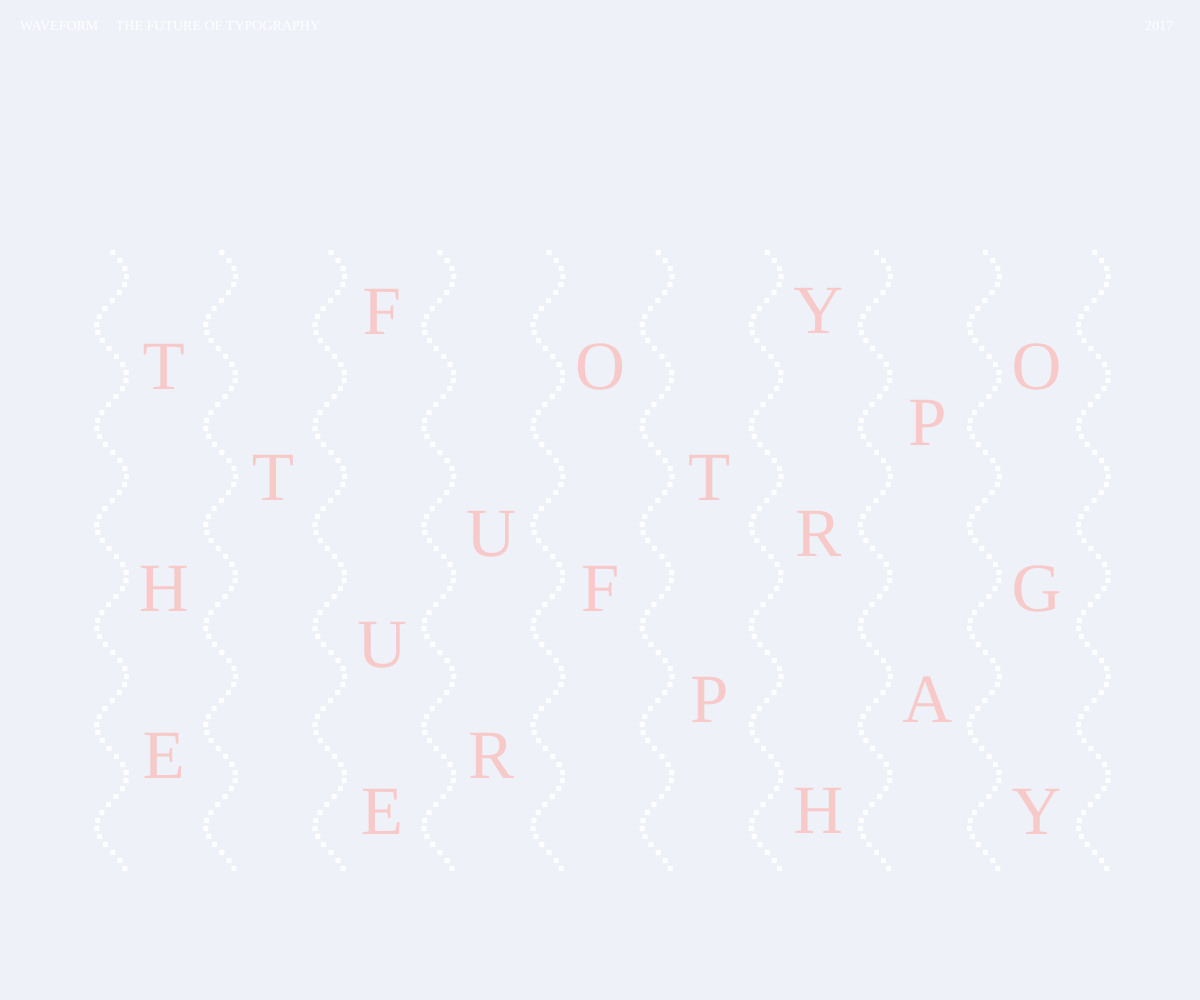
Frame 1 (no input)
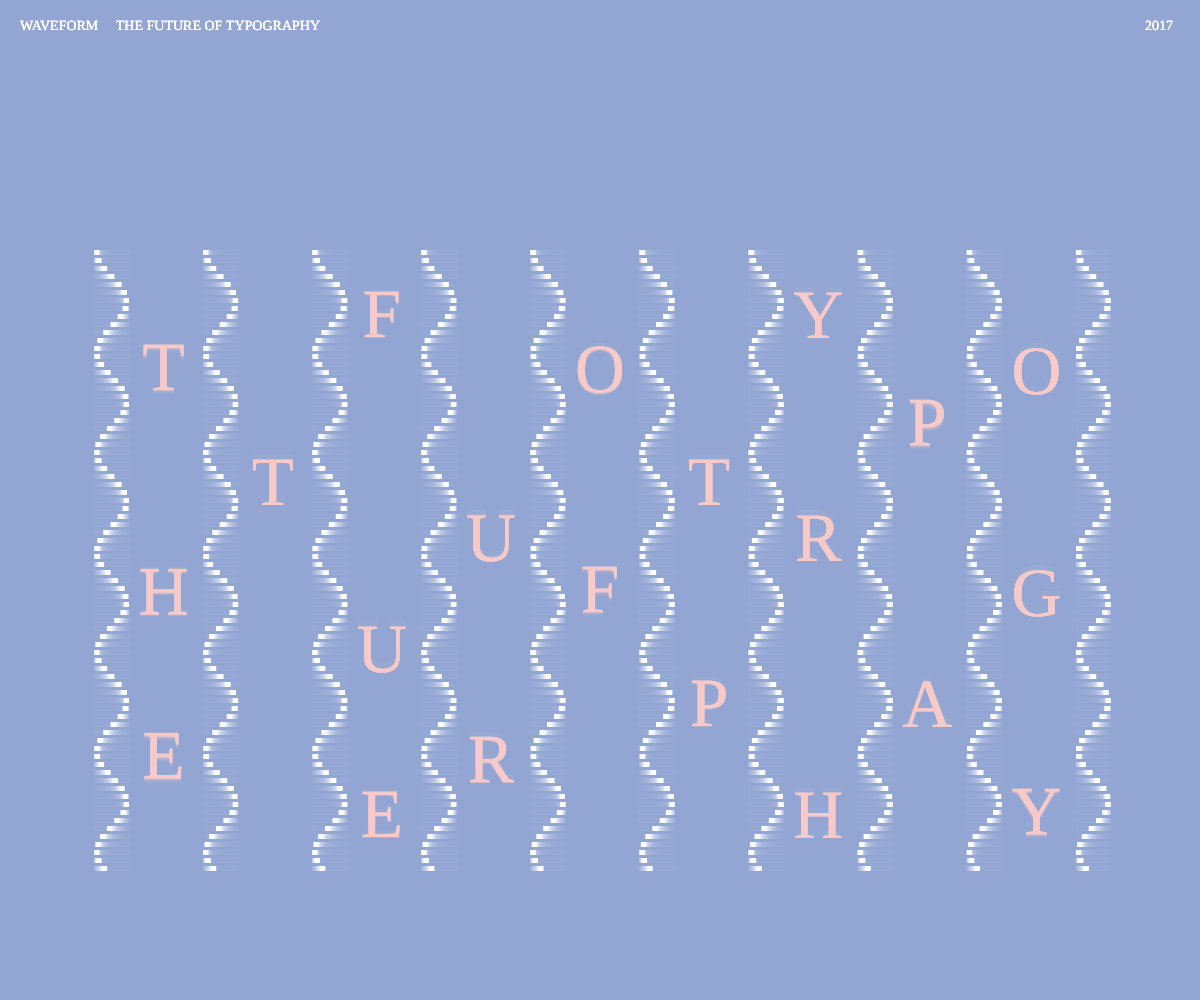
Frame 60 (no input)
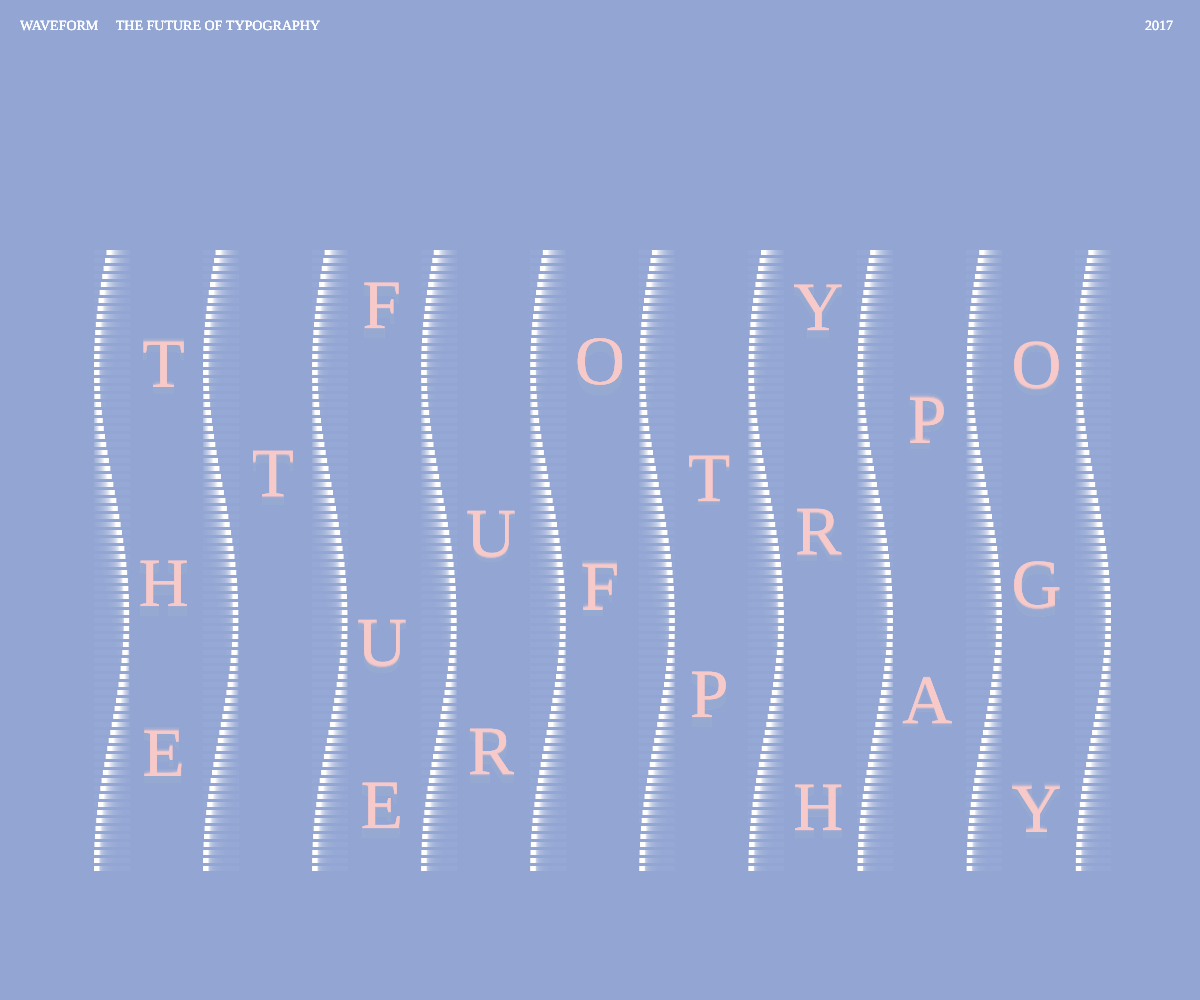
Frame 120 (the mouse pressed at the canvas centre since frame 60)

The p5.js sketch that drew these frames (run headless with seeded random() and noise() and a simulated clock; from frame 60 on, the mouse is pressed at the canvas centre):

// p5.js sketch
// ── sketch.js
/*****
W A V E F O R M
March 2017

Drew Laskowski
*****/

// Wave variables
var hwave;                          // height/length of entire wave
var amplitude = 15;                 // width of wave
var wavelength;                     // distance between peaks, wavelength
var yspacing = 8;                   // distance between each y location, number of particles
var theta = 0.0;                    // start at angle 0
var iy;                             // value for incrementing y
var xvalues;                        // using an array to store width values for the wave


function setup() {
    createCanvas(windowWidth, windowHeight);
}

function draw() {
    background(145, 168, 209, 40);
    
    // wave and letterspacing variables
    var btwn = width/11;
    var lineheight = height/2;
    var row = height/9;
    
    // y-axis motion variables
    var yfloat1 = sin(frameCount / 20) * 5;
    var yfloat2 = sin(frameCount / 25) * 5;
    var yfloat3 = sin(frameCount / 30) * 5;
    var yfloat4 = sin(frameCount / 35) * 5;
    var yfloat5 = sin(frameCount / 40) * 5;
    
    // calcWave variables
    hwave = (lineheight)+lineheight/4;
    wavelength = constrain(mouseY, 100, mouseY);
    
    iy = (TWO_PI / wavelength) * yspacing;
    xvalues = new Array(floor(hwave/yspacing));
    
// to draw the header text
    WaveForm();
    
// to draw Headlines
    HeadlineOne(btwn, row, yfloat1, yfloat2, yfloat3, yfloat4, yfloat5);
    
// to render the waves
    calcWave();
    renderWave(btwn, height/4);
    renderWave(btwn, 0);
    renderWave(btwn, 0);
    renderWave(btwn, 0);
    renderWave(btwn, 0);
    renderWave(btwn, 0);
    renderWave(btwn, 0);
    renderWave(btwn, 0);
    renderWave(btwn, 0);
    renderWave(btwn, 0);
}

// Waveform header text
function WaveForm() {
    textFont("Graphik-Bold");
    textAlign(LEFT);
    textSize(14);
    fill(255);
    
    text("WAVEFORM     THE FUTURE OF TYPOGRAPHY", 20, 30);
    text("2017", width - 55, 30);
}

// HeadlineOne text
function HeadlineOne(btwn, row, yfloat1, yfloat2, yfloat3, yfloat4, yfloat5) {
    textFont("Graphik-Bold"); 
    textAlign(CENTER);
    textSize((row/1.5) - 5);
    fill(247, 202, 201);
    
    text("T", btwn * 1.5, (row * 3.5) + yfloat1);
    text("H", btwn * 1.5, (row * 5.5) + yfloat2);
    text("E", btwn * 1.5, (row * 7) + yfloat1);
    text("T", btwn * 2.5, (row * 4.5) + yfloat3);
    text("F", btwn * 3.5, (row * 3) + yfloat2);
    text("U", btwn * 3.5, (row * 6) + yfloat4);
    text("E", btwn * 3.5, (row * 7.5) + yfloat2);
    text("U", btwn * 4.5, (row * 5) + yfloat5);
    text("R", btwn * 4.5, (row * 7) + yfloat3);
    text("O", btwn * 5.5, (row * 3.5) + yfloat2);
    text("F", btwn * 5.5, (row * 5.5) + yfloat1);
    text("T", btwn * 6.5, (row * 4.5) + yfloat5);
    text("P", btwn * 6.5, (row * 6.5) + yfloat2);
    text("Y", btwn * 7.5, (row * 3) + yfloat3);
    text("R", btwn * 7.5, (row * 5) + yfloat4);
    text("H", btwn * 7.5, (row * 7.5) + yfloat3);
    text("P", btwn * 8.5, (row * 4) + yfloat1);
    text("A", btwn * 8.5, (row * 6.5) + yfloat5);
    text("O", btwn * 9.5, (row * 3.5) + yfloat4);
    text("G", btwn * 9.5, (row * 5.5) + yfloat3);
    text("Y", btwn * 9.5, (row * 7.5) + yfloat1);
}

// calculates xpositions of wave particles
function calcWave() {
    theta += 0.08                   //increment theta, adjust to increase speed of wave
    var t = theta;
 
    for(var a = 0; a < xvalues.length; a++) {
        xvalues[a] = sin(t)*amplitude;
        t+=iy;
    }
}

// renders a square, determined by yspacing, that travels along xvalues[] 
function renderWave(x, y) {
    translate(x, y);
    push();
    
    for(var b = 0; b < xvalues.length; b++) {
        noStroke();
        fill(255);
        rect(xvalues[b], b*yspacing, 5, 5);
    }
    
    pop();
}

function windowResized() {
    resizeCanvas(windowWidth, windowHeight);
}
